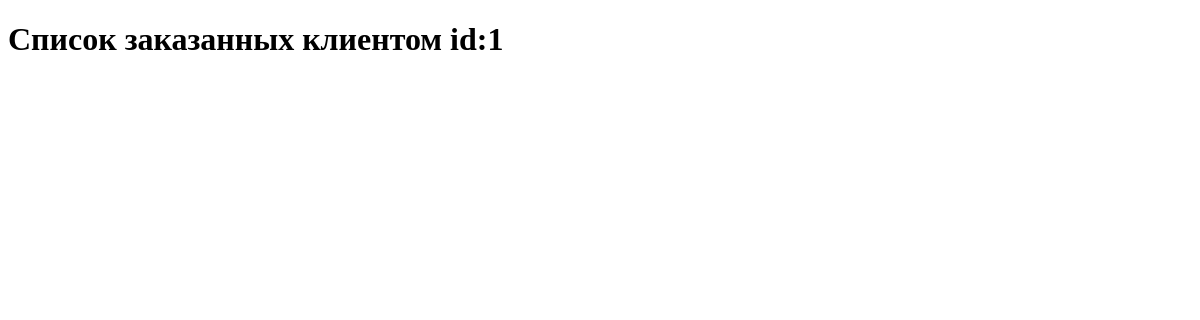
The page /orders/1/last_week on the database as committed earlier.
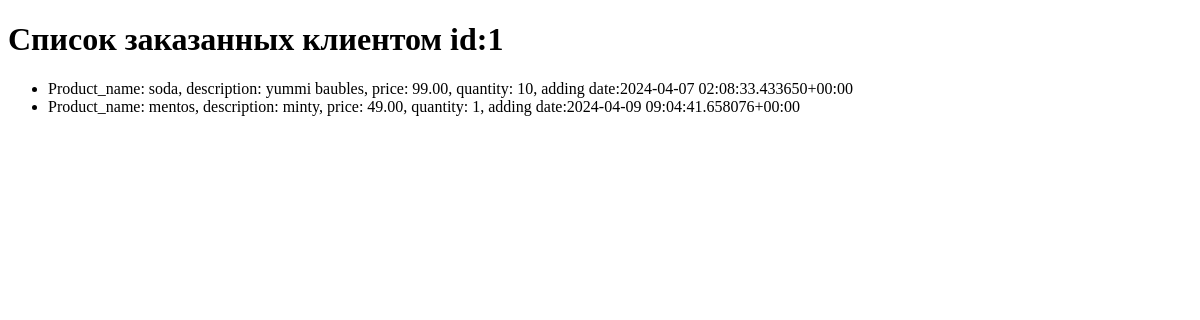
The same page on the database as committed later.
### myapp2/models.py (models this page shows)
class Product(models.Model):
    name = models.CharField(max_length=100)
    description = models.TextField()
    price = models.DecimalField(decimal_places=2, max_digits=10)
    quantity = models.IntegerField()
    adding_date = models.DateTimeField(auto_now_add=True)
    picture = models.ImageField(upload_to='products/', default='default.jpg')
    def __str__(self):
        return (f'Product_name: {self.name}, description: {self.description}, price: {self.price}, '
                f'quantity: {self.quantity}, adding date:{self.adding_date}')

### myapp3/views.py (the view)
# urls.py: path('<int:client_id>/last_week', views.last_order_products, {'argument': 'week'}, name='last_week'),
def last_order_products(request, client_id, argument):
    start_time = datetime.now()
    minus_days = 0
    if argument == 'year':
        minus_days = 365
    elif argument == 'month':
        minus_days = 30
    elif argument == 'week':
        minus_days = 7
    start_time -= timedelta(days=minus_days)
    order_list = Order.objects.filter(client_id__pk=client_id).filter(ordering_date__gte=start_time).order_by(
        '-ordering_date')
    products_list = []
    for order in order_list:
        for product in order.product_id.all():
            if product not in products_list:
                products_list.append(product)
    context = {'client_id': client_id, 'product_list': products_list}
    return render(request, 'myapp3/client_products.html', context=context)

### myapp3/templates/myapp3/client_products.html (shortened to what this page needs)
<!DOCTYPE html>
<html lang="ru">
<head>
</head>
<body>
    <h1>Список заказанных клиентом id:{{ client_id }}</h1>
    <ul>
        {% for product in product_list %}
            <li>{{ product }}</li>
        {% endfor %}
    </ul>
</body>
</html>

Rows that differ between the two databases and show on the page:
now on this page (row unchanged): Product: name+description+price "Product_name: soda, description: yummi baubles, price: 99.00, quantity: 10, adding date:2024-04-07 02:08:33.433650+00:00"
added Product: name+description+price "Product_name: mentos, description: minty, price: 49.00, quantity: 1, adding date:2024-04-09 09:04:41.658076+00:00"
